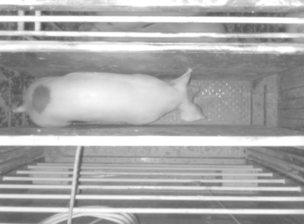
#> input picture reports/informe_inicial/latex/images/foto.png, 304 x 224 px, shrunk from 960 x 708 before the run; its folder holds 4 pictures in this run
$ python eval_masks.py
#> lines starting #> are read from the running program, lines starting #| are printed output that depends on the picture
import numpy as np
import cv2
import glob


# Read groundtruth
filenames = glob.glob("data/raw/images/groundtruth/*.png")
filenames.sort()
groundtruth = [cv2.imread(img, cv2.IMREAD_GRAYSCALE) for img in filenames]

filenames = glob.glob("data/interim/crop/groundtruth/*.png")
filenames.sort()
groundtruthcrop = [cv2.imread(img, cv2.IMREAD_GRAYSCALE) for img in filenames]

for i in range(len(filenames)):
    groundtruth[i] = np.where(groundtruth[i] > 1, 255, groundtruth[i])
    groundtruthcrop[i] = np.where(groundtruthcrop[i] > 1, 255, groundtruthcrop[i])


# Read segmentations
filenames = glob.glob("data/interim/masks/difference/*.png")
filenames.sort()
difference = [cv2.imread(img, cv2.IMREAD_GRAYSCALE).tolist() for img in filenames]

filenames = glob.glob("data/interim/masks/difference3D/*.png")
filenames.sort()
difference3D = [cv2.imread(img, cv2.IMREAD_GRAYSCALE).tolist() for img in filenames]

filenames = glob.glob("data/interim/masks/mean/*.png")
filenames.sort()
mean = [cv2.imread(img, cv2.IMREAD_GRAYSCALE).tolist() for img in filenames]

filenames = glob.glob("data/interim/masks/mean/*.png")
filenames.sort()
mean = [cv2.imread(img, cv2.IMREAD_GRAYSCALE).tolist() for img in filenames]

filenames = glob.glob("data/interim/masks/mean3D/*.png")
filenames.sort()
mean3D = [cv2.imread(img, cv2.IMREAD_GRAYSCALE).tolist() for img in filenames]

filenames = glob.glob("data/interim/masks/otsu/*.png")
filenames.sort()
otsu = [cv2.imread(img, cv2.IMREAD_GRAYSCALE).tolist() for img in filenames]

filenames = glob.glob("data/interim/masks/otsu_crop/*.png")
filenames.sort()
otsu_crop = [cv2.imread(img, cv2.IMREAD_GRAYSCALE).tolist() for img in filenames]

filenames = glob.glob("data/interim/masks/yolo/images/*.png")
filenames.sort()
yolo = [cv2.imread(img, cv2.IMREAD_GRAYSCALE).tolist() for img in filenames]
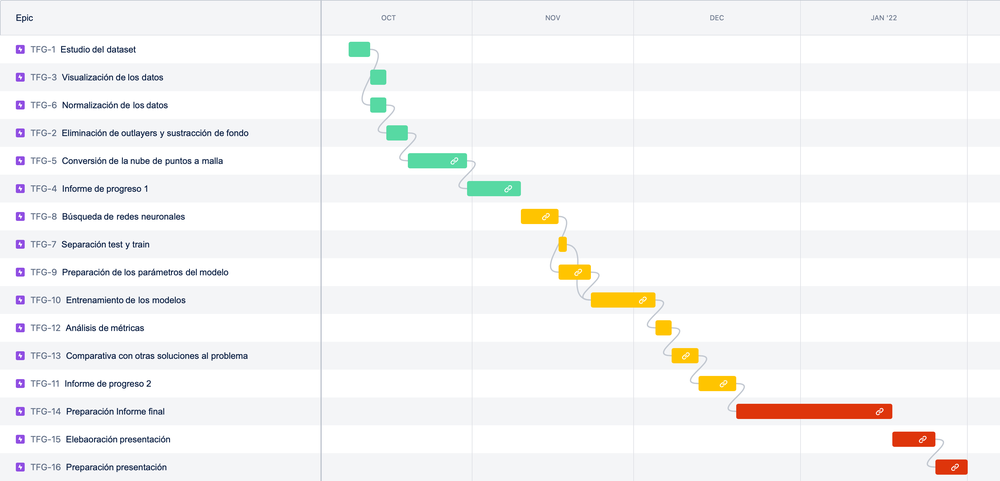
#> input picture reports/informe_inicial/latex/images/gant.png, 1000 x 481 px, shrunk from 3158 x 1520 before the run
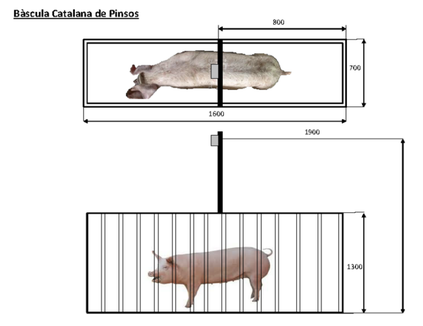
#> input picture reports/informe_inicial/latex/images/montaje.png, 423 x 326 px, shrunk from 1336 x 1028 before the run
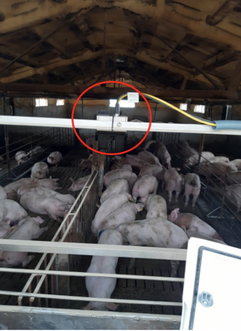
#> input picture reports/informe_inicial/latex/images/montaje2.png, 241 x 331 px, shrunk from 762 x 1044 before the run
#> yolo = 4 items


# Compute acc
accDifference = 0
accDifference3D = 0
accMean = 0
accMean3D = 0
accOtsu = 0
accOtsu_crop = 0
accYolo = 0
i=0
for i in range(len(groundtruth)):
    accDifference += (difference[i] == groundtruth[i]).sum()
    accDifference3D += (difference3D[i] == groundtruth[i]).sum()
    accMean += (mean[i] == groundtruth[i]).sum()
    accMean3D += (mean3D[i] == groundtruth[i]).sum()
    accOtsu += (otsu[i] == groundtruth[i]).sum()
    accOtsu_crop += (otsu_crop[i] == groundtruth[i]).sum()
    accYolo += (yolo[i] == groundtruth[i]).sum()
#> after the loop, accDifference = 0; accDifference3D = 0; accMean = 0; accMean3D = 0; accOtsu = 0; accOtsu_crop = 0; accYolo = 0

#> (the run stopped early here; a loop or call above may not have finished)
